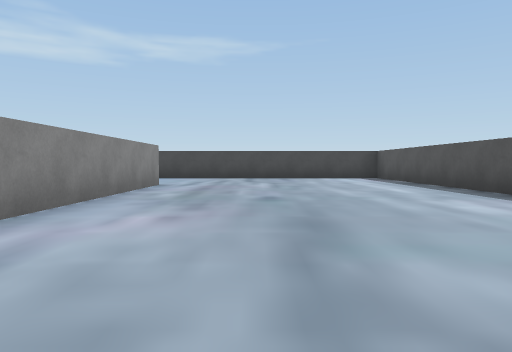
view 1 (above)

24 first-person views from a walk through a Unity game level. The camera is 0.45 m above the floor, tilts 2° down and sees 70° across. The floor is counted in squares, 1 m on a side. Each view is taken from the middle of a square. On the plan, view 1 faces up. The plan holds only what a view shows up to about 9 squares ahead; the rest is blank. The player character is not drawn. Some surface patterns are stand-ins.

view 2
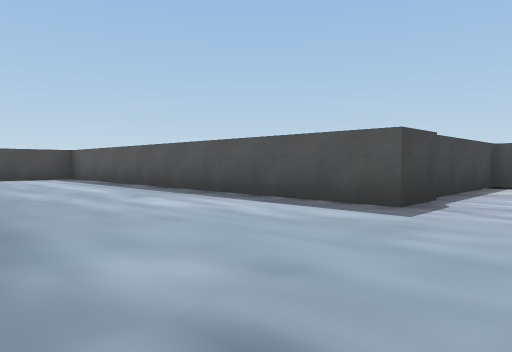

view 3
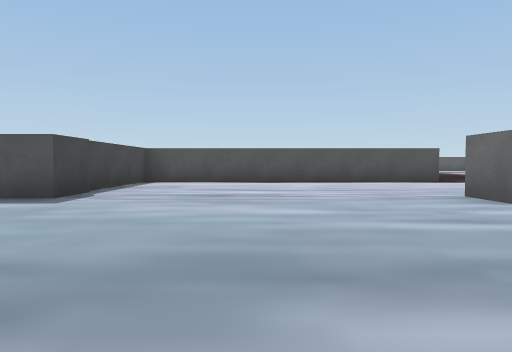

view 4
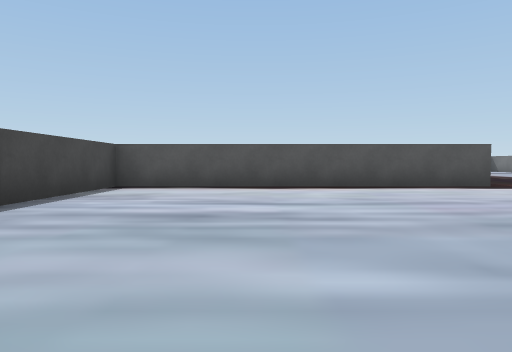

view 5
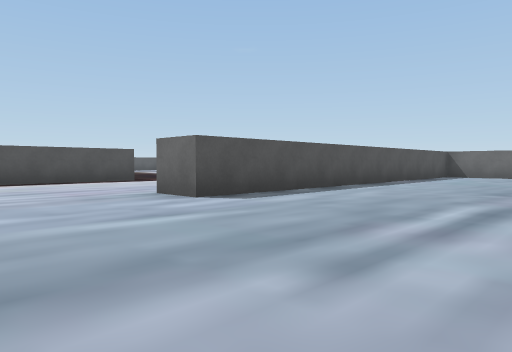

view 6
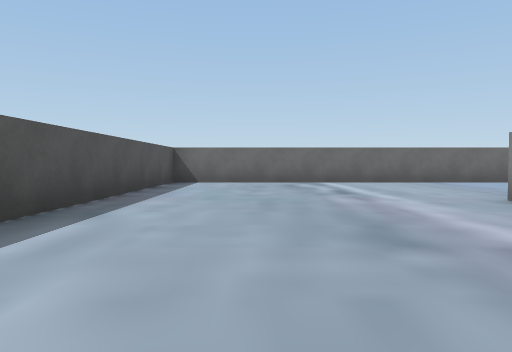

view 7
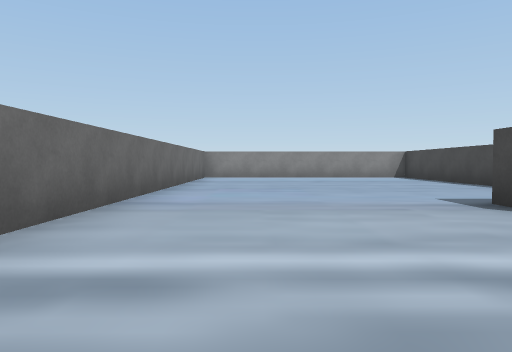

view 8
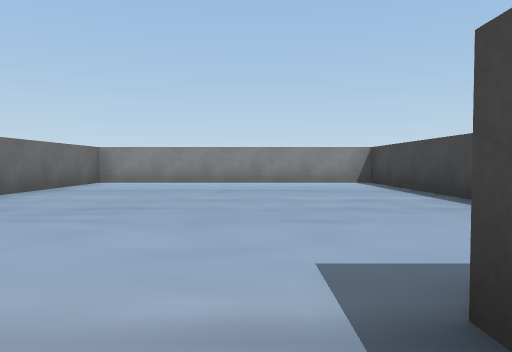

view 9
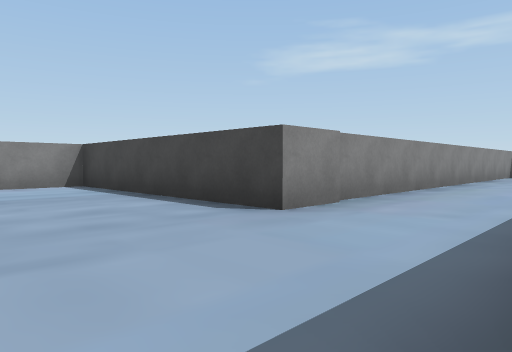

view 10
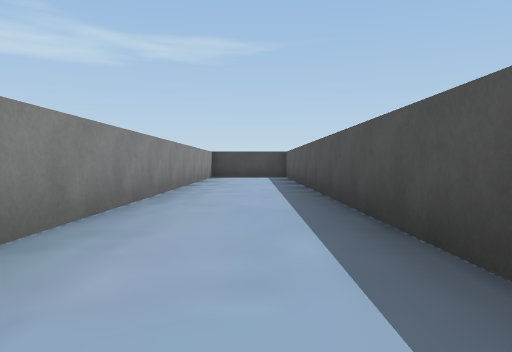

view 11
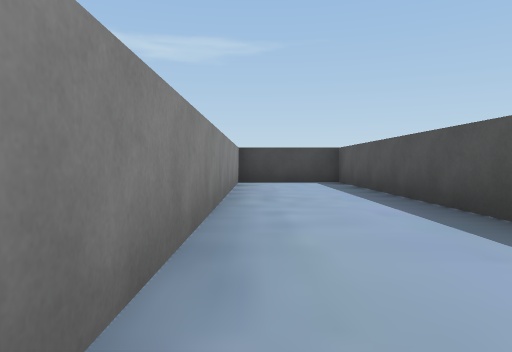

view 12
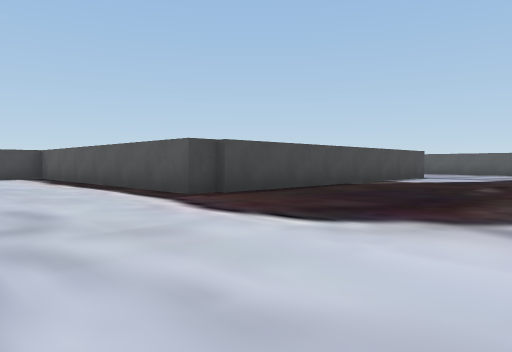

view 13
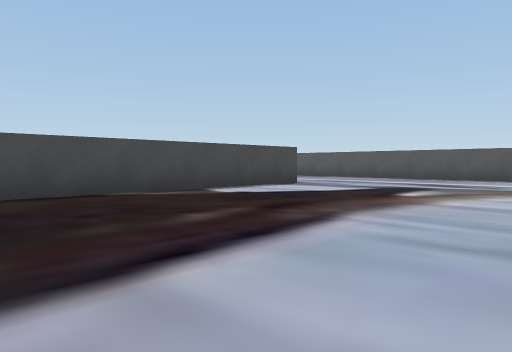

view 14
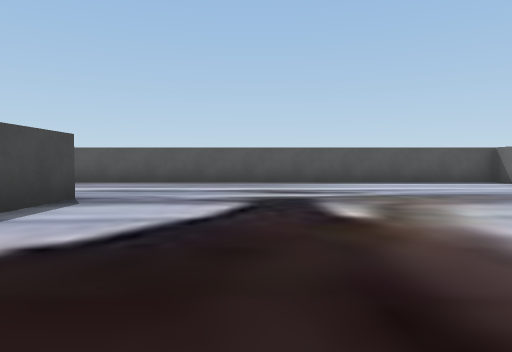

view 15
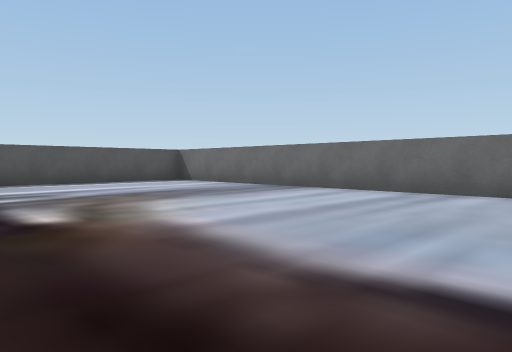

view 16
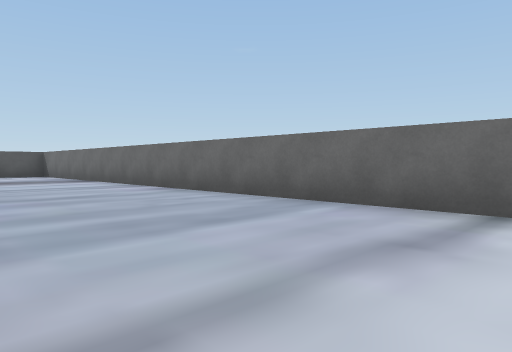

view 17
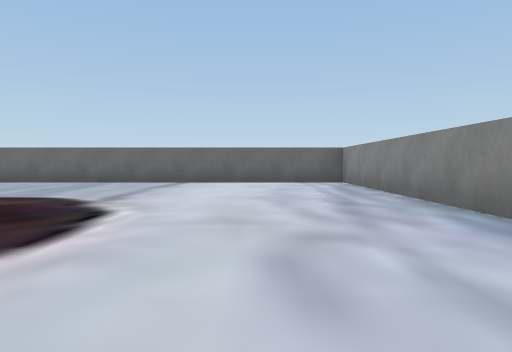

view 18
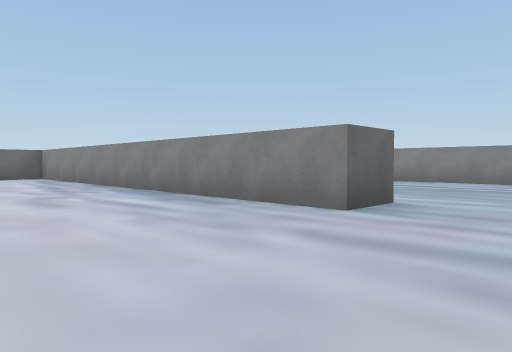

view 19
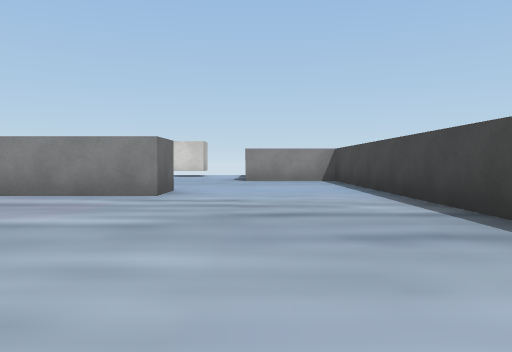

view 20
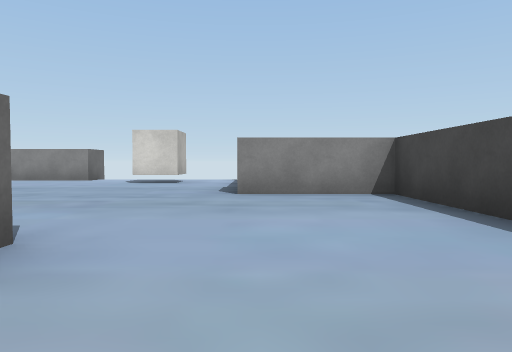

view 21
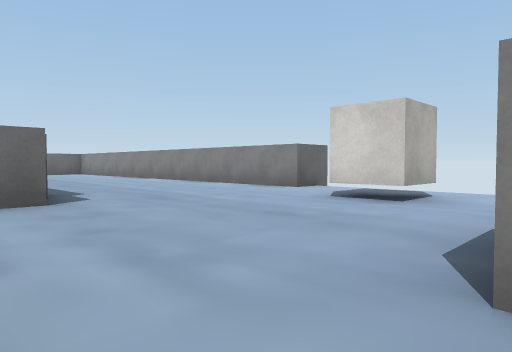

view 22
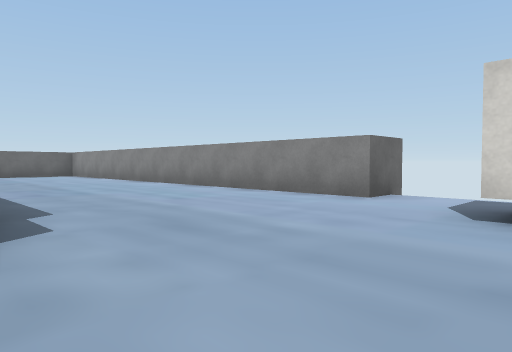

view 23
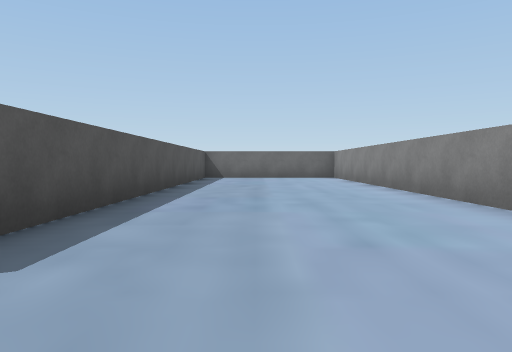

view 24
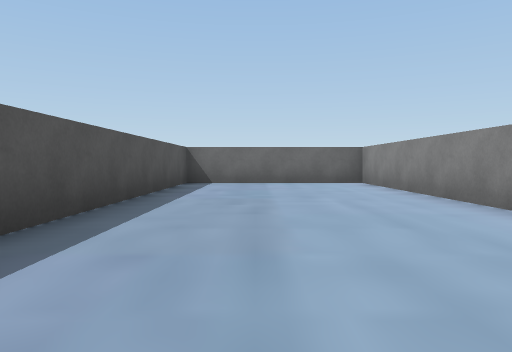

### Floor plan
Points are (right, up) in squares from view 1. A wall is a line through its corners. A room is listed if a view was taken in it or the views show most of it. See-through windows are left out.
Room 1 (views 1, 2, 3, 4, 5, 6, 7, 8, 9, 10, 11, 12, 13, 14, 15, 16, 17, 18, 19, 20, 21, 22, 23, 24)
walls: (-2, -3.5) (-2, -5.8); (-3, -6.6) (-3, 3.7) (-5.4, 3.7) (-5.4, -7.3) (-10.4, -7.3) (-10.4, -13.6) (2.9, -13.6) (2.9, -3.8) (3.9, -3.8) (3.9, -13.6) (20.6, -13.6) (20.6, -3.8); (-2.6, -9.4) (-3.1, -9.4); (16.8, -5.7) (8.1, -5.7) (8.1, 1.7) (3.7, 1.7) (3.7, 9.1); (-3.1, 7.6) (-2, 7.6) (-2, 2.9); (-6.2, 4.7) (-5.7, 4.7); (0.1, 11) (-6.3, 11) (-6.3, 8.6); (-10.4, 4.7) (-10.4, -6.3) (-6.4, -6.3) (-6.4, 2.8)
objects: other object (-10, 7) to (-9, 7)

Positions as (right, up) in squares from view 1, and headings:
1: (0, 0), facing up
2: (0, 0), facing up-right
3: (-1, -1), facing right
4: (1, -1), facing right
5: (-1, -1), facing down-right
6: (1, -5), facing down
7: (1, -12), facing left
8: (-2, -10), facing left
9: (-3, -10), facing up-left
10: (-4, -8), facing up
11: (-5, -5), facing up
12: (5, -10), facing up-right
13: (10, -11), facing up-right
14: (12, -8), facing right
15: (12, -8), facing down-right
16: (7, -10), facing down-right
17: (6, -5), facing down
18: (7, -2), facing down-left
19: (3, 9), facing left
20: (-1, 9), facing left
21: (-5, 9), facing down-left
22: (-6, 7), facing down-left
23: (-8, 5), facing down
24: (-8, 2), facing down
